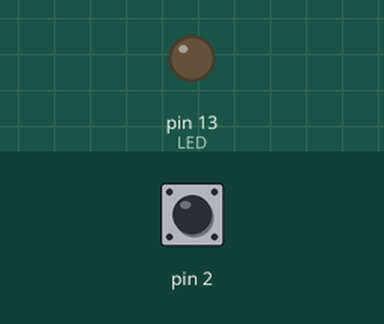
Recording of a sketch running on a simulated Arduino Uno, built with avr-gcc and run on an emulated ATmega328P. Parts: output pins drawn as LEDs (lit = HIGH). The test bench sets the inputs (shaded band); at power-on: pin 2 HIGH. Sleep ends after the set time or at an interrupt.

Above: at 12.5 s.
12.6 s: pin 2 pulled LOW for 0.15 s
At 12.85 s:
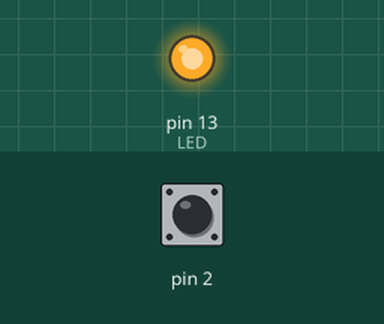
Timing chart, 0 to 25.1 s (numbered marks = the images above; inputs shaded):
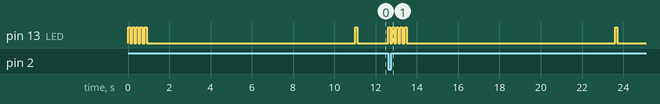

The sketch:

sleep_ATmega328P.ino
```cpp
// (licence header left out)
#include <avr/sleep.h>

const int LED = 13;                          //LED on pin 13
const unsigned long KEEP_RUNNING = 10000;    //milliseconds

void setup(void)
{
    //to minimize power consumption while sleeping, output pins must not source
    //or sink any current. input pins must have a defined level; a good way to
    //ensure this is to enable the internal pullup resistors.

    for (byte i=0; i<20; i++) {    //make all pins inputs with pullups enabled
        pinMode(i, INPUT_PULLUP);
    }

    pinMode(LED, OUTPUT);          //make the led pin an output
    digitalWrite(LED, LOW);        //drive it low so it doesn't source current
}

void loop(void)
{
    for (byte i=0; i<5; i++) {     //flash the LED
        digitalWrite(LED, HIGH);
        delay(100);
        digitalWrite(LED, LOW);
        delay(100);
    }
    delay(KEEP_RUNNING);           //opportunity to measure active supply current
    digitalWrite(LED, HIGH);       //one blink before sleeping
    delay(100);
    digitalWrite(LED, LOW);
    goToSleep();
}

void goToSleep(void)
{
    byte adcsra = ADCSRA;          //save the ADC Control and Status Register A
    ADCSRA = 0;                    //disable the ADC
    EICRA = _BV(ISC01);            //configure INT0 to trigger on falling edge
    EIMSK = _BV(INT0);             //enable INT0
    set_sleep_mode(SLEEP_MODE_PWR_DOWN);
    cli();                         //stop interrupts to ensure the BOD timed sequence executes as required
    sleep_enable();
    //disable brown-out detection while sleeping (20-25µA)
    uint8_t mcucr1 = MCUCR | _BV(BODS) | _BV(BODSE);
    uint8_t mcucr2 = mcucr1 & ~_BV(BODSE);
    MCUCR = mcucr1;
    MCUCR = mcucr2;
    //sleep_bod_disable();           //for AVR-GCC 4.3.3 and later, this is equivalent to the previous 4 lines of code
    sei();                         //ensure interrupts enabled so we can wake up again
    sleep_cpu();                   //go to sleep
    sleep_disable();               //wake up here
    ADCSRA = adcsra;               //restore ADCSRA
}

//external interrupt 0 wakes the MCU
ISR(INT0_vect)
{
    EIMSK = 0;                     //disable external interrupts (only need one to wake up)
}
```

Measured:
- after the input at 12.6 s, pin 13 (LED): goes 4 × (HIGH 0.10 s, LOW 0.10 s), HIGH 0.10 s, LOW 10.1 s, HIGH 0.10 s, then LOW, starting at once
